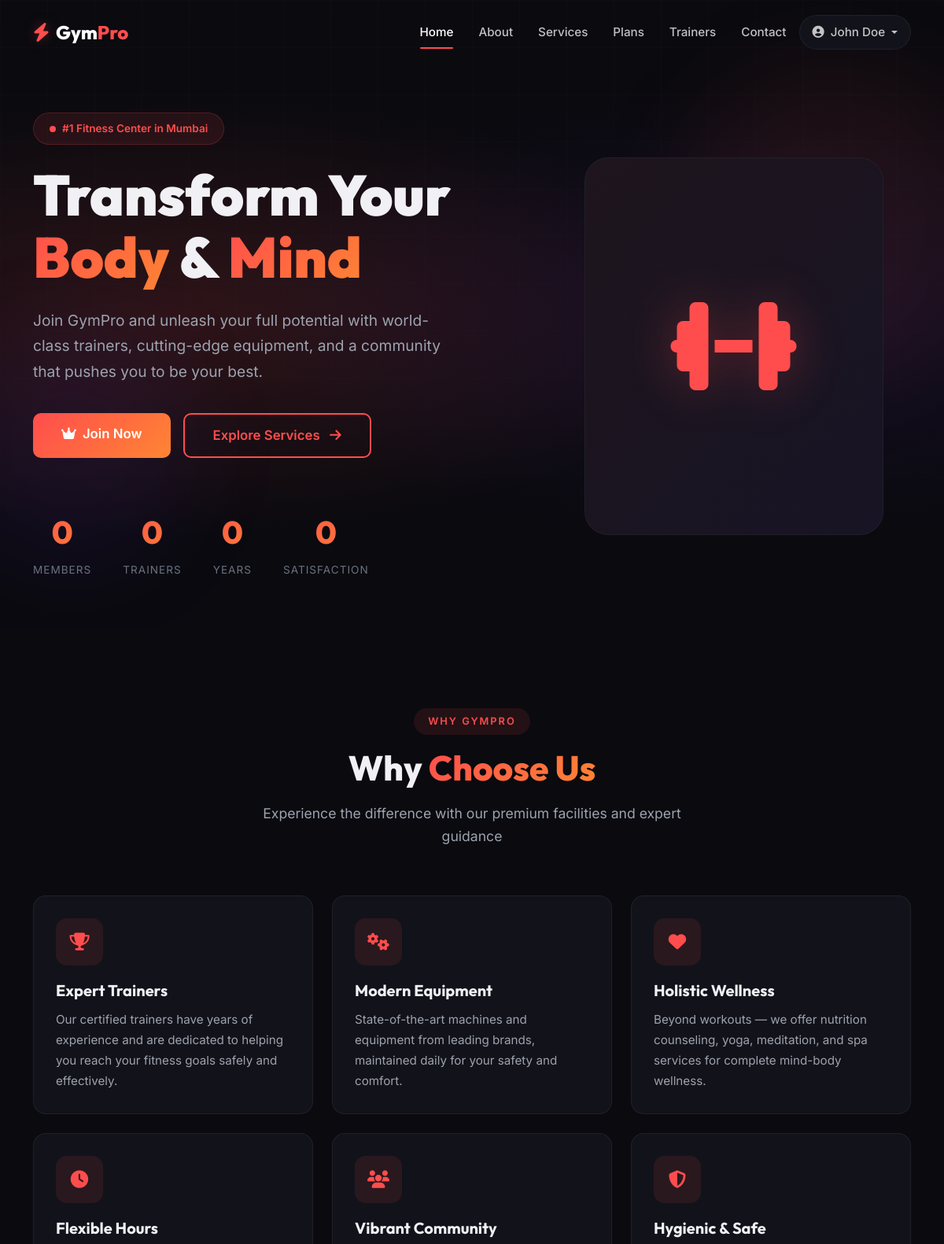
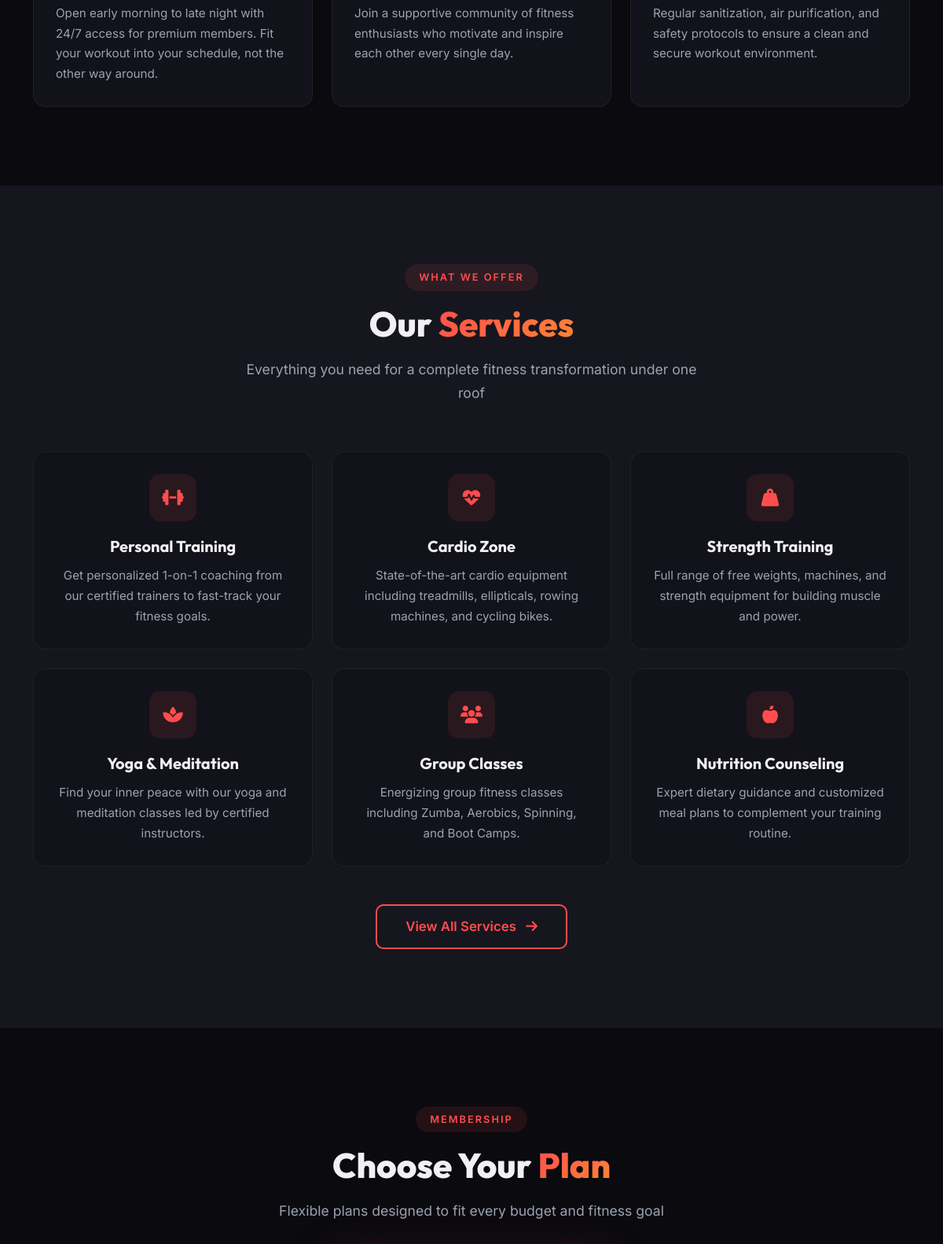
/ (signed in, upper part), run on the app's committed database (2 pictures, top to bottom).
### tables this page shows
CREATE TABLE IF NOT EXISTS services (
    id INT AUTO_INCREMENT PRIMARY KEY,
    name VARCHAR(100) NOT NULL,
    slug VARCHAR(100) NOT NULL UNIQUE,
    description TEXT DEFAULT NULL,
    icon VARCHAR(50) DEFAULT NULL,
    image VARCHAR(255) DEFAULT NULL,
    is_active TINYINT(1) DEFAULT 1,
    sort_order INT DEFAULT 0,
    created_at TIMESTAMP DEFAULT CURRENT_TIMESTAMP
);

### includes/functions.php (called while the page is built, shortened)
<?php
function getAllServices($activeOnly = true) {
    $db = getDB();
    $sql = "SELECT * FROM services";
    if ($activeOnly) $sql .= " WHERE is_active = 1";
    $sql .= " ORDER BY sort_order ASC";
    $stmt = $db->query($sql);
    return $stmt->fetchAll();
}
function sanitize($input) {
    return htmlspecialchars(trim($input), ENT_QUOTES, 'UTF-8');
}

### index.php (the view, shortened to what this page needs)
<?php
require_once 'includes/functions.php';
$services = getAllServices(true);
require_once 'includes/header.php';
?>
<section class="hero-section">
    <div class="hero-bg">
        <div class="hero-bg-pattern"></div>
    </div>
    <div class="hero-float hero-float-2"></div>
    <div class="container">
        <div class="row align-items-center">
            <div class="col-lg-7 hero-content">
                <div class="hero-badge">
                    <span class="pulse-dot"></span>
                    #1 Fitness Center in Mumbai
                </div>
                <h1 class="hero-title">
                    <span class="line">Transform Your</span>
                    <span class="line"><span class="text-gradient">Body</span> & <span class="text-gradient">Mind</span></span>
                </h1>
                <p class="hero-description">
                    Join GymPro and unleash your full potential with world-class trainers, cutting-edge equipment, and a community that pushes you to be your best.
                </p>
                <div class="hero-buttons">
                    <a href="<?= SITE_URL ?>/plans.php" class="btn btn-accent btn-lg">
                        <i class="fas fa-crown me-2"></i>Join Now
                    </a>
                    <a href="<?= SITE_URL ?>/services.php" class="btn btn-accent-outline btn-lg">
                        Explore Services <i class="fas fa-arrow-right ms-2"></i>
                    </a>
                </div>
                <div class="hero-stats">
                    <div class="hero-stat">
                        <span class="number" data-counter data-target="5000">0</span>
                        <span class="label">Members</span>
                    </div>
                    <div class="hero-stat">
                        <span class="number" data-counter data-target="50" data-suffix="+">0</span>
                        <span class="label">Trainers</span>
                    </div>
                    <div class="hero-stat">
                        <span class="number" data-counter data-target="15">0</span>
                        <span class="label">Years</span>
                    </div>
                    <div class="hero-stat">
                        <span class="number" data-counter data-target="98" data-suffix="%">0</span>
                        <span class="label">Satisfaction</span>
                    </div>
                </div>
            </div>
            <div class="col-lg-5 d-none d-lg-flex justify-content-center">
                <div style="width:380px;height:480px;background:var(--color-bg-card);border-radius:30px;border:1px solid var(--color-border);display:flex;align-items:center;justify-content:center;font-size:8rem;color:var(--color-accent);position:relative;overflow:hidden;">
                    <div style="position:absolute;inset:0;background:linear-gradient(135deg,rgba(255,77,77,0.05),rgba(124,58,237,0.05));"></div>
                    <i class="fas fa-dumbbell" style="position:relative;z-index:1;filter:drop-shadow(0 0 30px rgba(255,77,77,0.3));"></i>
                </div>
            </div>
        </div>
    </div>
</section>
<section class="section-padding">
    <div class="container">
        <div class="section-header" data-aos="fade-up">
            <span class="badge-label">Why GymPro</span>
            <h2>Why <span class="text-gradient">Choose Us</span></h2>
            <p>Experience the difference with our premium facilities and expert guidance</p>
        </div>
        <div class="row g-4">
            <div class="col-md-6 col-lg-4" data-aos="fade-up" data-aos-delay="100">
                <div class="gp-card h-100">
                    <div class="card-icon">
                        <i class="fas fa-trophy"></i>
                    </div>
                    <h4 class="card-title">Expert Trainers</h4>
                    <p class="card-text">Our certified trainers have years of experience and are dedicated to helping you reach your fitness goals safely and effectively.</p>
                </div>
            </div>
            <div class="col-md-6 col-lg-4" data-aos="fade-up" data-aos-delay="200">
                <div class="gp-card h-100">
                    <div class="card-icon">
                        <i class="fas fa-cogs"></i>
                    </div>
                    <h4 class="card-title">Modern Equipment</h4>
                    <p class="card-text">State-of-the-art machines and equipment from leading brands, maintained daily for your safety and comfort.</p>
                </div>
            </div>
            <div class="col-md-6 col-lg-4" data-aos="fade-up" data-aos-delay="300">
                <div class="gp-card h-100">
                    <div class="card-icon">
                        <i class="fas fa-heart"></i>
                    </div>
                    <h4 class="card-title">Holistic Wellness</h4>
                    <p class="card-text">Beyond workouts — we offer nutrition counseling, yoga, meditation, and spa services for complete mind-body wellness.</p>
                </div>
            </div>
            <div class="col-md-6 col-lg-4" data-aos="fade-up" data-aos-delay="400">
                <div class="gp-card h-100">
                    <div class="card-icon">
                        <i class="fas fa-clock"></i>
                    </div>
                    <h4 class="card-title">Flexible Hours</h4>
                    <p class="card-text">Open early morning to late night with 24/7 access for premium members. Fit your workout into your schedule, not the other way around.</p>
                </div>
            </div>
            <div class="col-md-6 col-lg-4" data-aos="fade-up" data-aos-delay="500">
                <div class="gp-card h-100">
                    <div class="card-icon">
                        <i class="fas fa-users"></i>
                    </div>
                    <h4 class="card-title">Vibrant Community</h4>
                    <p class="card-text">Join a supportive community of fitness enthusiasts who motivate and inspire each other every single day.</p>
                </div>
            </div>
            <div class="col-md-6 col-lg-4" data-aos="fade-up" data-aos-delay="600">
                <div class="gp-card h-100">
                    <div class="card-icon">
                        <i class="fas fa-shield-alt"></i>
                    </div>
                    <h4 class="card-title">Hygienic & Safe</h4>
                    <p class="card-text">Regular sanitization, air purification, and safety protocols to ensure a clean and secure workout environment.</p>
                </div>
            </div>
        </div>
    </div>
</section>
<section class="section-padding" style="background:var(--color-bg-surface);">
    <div class="container">
        <div class="section-header" data-aos="fade-up">
            <span class="badge-label">What We Offer</span>
            <h2>Our <span class="text-gradient">Services</span></h2>
            <p>Everything you need for a complete fitness transformation under one roof</p>
        </div>
        <div class="row g-4">
            <?php foreach (array_slice($services, 0, 6) as $i => $service): ?>
            <div class="col-md-6 col-lg-4" data-aos="fade-up" data-aos-delay="<?= ($i + 1) * 100 ?>">
                <div class="gp-card h-100 text-center">
                    <div class="card-icon mx-auto">
                        <i class="<?= sanitize($service['icon']) ?>"></i>
                    </div>
                    <h4 class="card-title"><?= sanitize($service['name']) ?></h4>
                    <p class="card-text"><?= sanitize($service['description']) ?></p>
                </div>
            </div>
            <?php endforeach; ?>
        </div>
        <div class="text-center mt-5" data-aos="fade-up">
            <a href="<?= SITE_URL ?>/services.php" class="btn btn-accent-outline btn-lg">
                View All Services <i class="fas fa-arrow-right ms-2"></i>
            </a>
        </div>
    </div>
</section>
<section class="section-padding">
    <div class="container">
        <div class="section-header" data-aos="fade-up">
            <span class="badge-label">Membership</span>
            <h2>Choose Your <span class="text-gradient">Plan</span></h2>
            <p>Flexible plans designed to fit every budget and fitness goal</p>
        </div>
    </div>
</section>
<?php require_once 'includes/footer.php'; ?>

### data on the page
services: name "Personal Training", description "Get personalized 1-on-1 coaching from our certified trainers to fast-track your fitness goals."
services: name "Cardio Zone", description "State-of-the-art cardio equipment including treadmills, ellipticals, rowing machines, and cycling bikes."
services: name "Strength Training", description "Full range of free weights, machines, and strength equipment for building muscle and power."
services: name "Yoga & Meditation", description "Find your inner peace with our yoga and meditation classes led by certified instructors."
services: name "Group Classes", description "Energizing group fitness classes including Zumba, Aerobics, Spinning, and Boot Camps."
services: name "Nutrition Counseling", description "Expert dietary guidance and customized meal plans to complement your training routine."

### other printed values
$_SESSION['user_name'] "John Doe"
